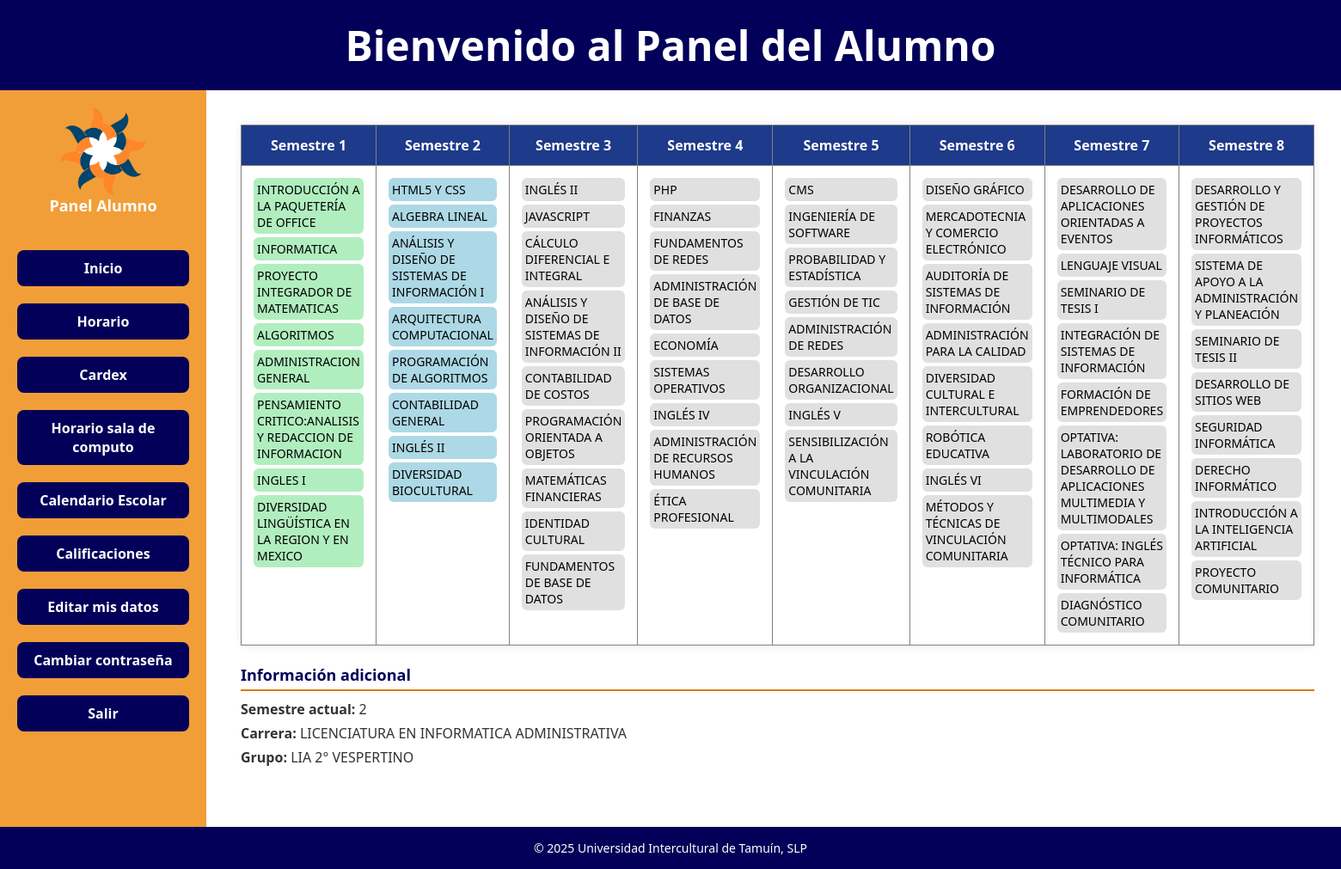
The app's page /panel_general_alumno.php?seccion=Cardex (signed in) with its own data.
### tables this page shows
CREATE TABLE IF NOT EXISTS `semestres` (
  `id_semestre` int NOT NULL AUTO_INCREMENT,
  `numero` tinyint NOT NULL,
  `id_carrera` int NOT NULL,
  `id_periodo` int NOT NULL,
  PRIMARY KEY (`id_semestre`),
  KEY `id_carrera` (`id_carrera`),
  KEY `id_periodo` (`id_periodo`)
);

CREATE TABLE IF NOT EXISTS `alumnos` (
  `id_alumno` int NOT NULL AUTO_INCREMENT,
  `nombre_completo` varchar(100) NOT NULL,
  `usuario` varchar(20) NOT NULL,
  `contrasena` varchar(255) NOT NULL,
  `id_grupo` int NOT NULL,
  PRIMARY KEY (`id_alumno`),
  UNIQUE KEY `usuario` (`usuario`),
  KEY `id_grupo` (`id_grupo`)
);

CREATE TABLE IF NOT EXISTS `carreras` (
  `id_carrera` int NOT NULL AUTO_INCREMENT,
  `nombre_carrera` varchar(100) NOT NULL,
  PRIMARY KEY (`id_carrera`)
);

CREATE TABLE IF NOT EXISTS `grupos` (
  `id_grupo` int NOT NULL AUTO_INCREMENT,
  `nombre_grupo` varchar(100) NOT NULL,
  `id_carrera` int NOT NULL,
  `id_semestre` int DEFAULT NULL,
  PRIMARY KEY (`id_grupo`),
  KEY `id_carrera` (`id_carrera`),
  KEY `id_semestre` (`id_semestre`)
);

### cardex.php (the view, shortened to what this page needs)
<?php
include "conexion.php";
$id_alumno = $_SESSION['id_alumno'];
$sql = "SELECT a.nombre_completo, g.nombre_grupo, c.nombre_carrera
        FROM alumnos a
        JOIN grupos g ON a.id_grupo = g.id_grupo
        JOIN carreras c ON g.id_carrera = c.id_carrera
        WHERE a.id_alumno = ?";
$stmt = $conn->prepare($sql);
$stmt->bind_param("i", $id_alumno);
$stmt->execute();
$basicos = $stmt->get_result()->fetch_assoc();
$sql = "SELECT s.numero AS semestre_actual
        FROM alumnos a
        JOIN grupos g ON a.id_grupo = g.id_grupo
        JOIN semestres s ON g.id_semestre = s.id_semestre
        WHERE a.id_alumno = ?";
$stmt = $conn->prepare($sql);
$stmt->bind_param("i", $id_alumno);
$stmt->execute();
$resultado = $stmt->get_result()->fetch_assoc();
$semestre_actual = $resultado['semestre_actual'];
$sqlMaterias = "SELECT ms.id_semestre, m.nombre_materia
                FROM materias_semestre ms
                JOIN materias m ON ms.id_materia = m.id_materia
                ORDER BY ms.id_semestre, m.id_materia";
$materias = $conn->query($sqlMaterias);
$orden_logico = [
    5 => 1,
    1 => 2,
    6 => 3,
    2 => 4,
    7 => 5,
    3 => 6,
    8 => 7,
    4 => 8
];
$porSemestre = [];
while ($row = $materias->fetch_assoc()) {
    $orden = $orden_logico[$row['id_semestre']] ?? null;
    if ($orden) {
        $porSemestre[$orden][] = $row['nombre_materia'];
    }
}
?>
<table border="1" style="width:100%; text-align:center; ">
  <tr>
    <?php for ($s = 1; $s <= 8; $s++): ?>
      <th>Semestre <?= $s ?></th>
    <?php endfor; ?>
  </tr>
  <tr>
    <?php for ($s = 1; $s <= 8; $s++): ?>
      <td style="vertical-align:top;">
        <?php foreach ($porSemestre[$s] ?? [] as $materia): ?>
          <div style="margin:4px; padding:4px;
              background-color: <?=
                ($s < $semestre_actual) ? '#b1eebf' :
                (($s == $semestre_actual) ? '#add8e6' : '#e0e0e0') ?>;
              border-radius: 6px;">
            <?= $materia ?>
          </div>
        <?php endforeach; ?>
      </td>
    <?php endfor; ?>
  </tr>
</table><br>
    <div class="datos-bloque">
        <h3>Información adicional</h3>
        <p><strong>Semestre actual:</strong> <?= $semestre_actual ?></p>
        <p><strong>Carrera:</strong> <?= $basicos['nombre_carrera'] ?></p>
        <p><strong>Grupo:</strong> <?= $basicos['nombre_grupo'] ?></p>
    </div>

### panel_general_alumno.css (style rules this page uses)
* { box-sizing: border-box; margin: 0; padding: 0; }
body { font-family: 'Segoe UI', sans-serif; background-color: #f0f4f8; display: flex; flex-direction: column; min-height: 100vh; }
main p { font-size: 16px; color: #333; margin-bottom: 10px; }
.datos-bloque { margin-bottom: 30px; }
.datos-bloque h3 { color: #030059; font-size: 18px; margin-bottom: 10px; border-bottom: 2px solid #da790a; padding-bottom: 5px; }
.datos-bloque p { font-size: 16px; margin: 6px 0; color: #333; }

### cardex.php (style rules this page uses)
table { width: 100%; border-collapse: collapse; margin: 0 auto; background-color: #fff; box-shadow: 0 0 10px rgba(0,0,0,0.1); border-radius: 8px; }
th { background-color: #1e3a8a; color: white; padding: 12px; font-size: 16px; }
td { vertical-align: top; padding: 10px; }
td div { margin: 6px 0; padding: 6px 8px; border-radius: 2px; font-size: 14px; text-align: left; font-weight: 500; }

### records on screen
semestres: numero "2"
alumnos: carreras.nombre_carrera "LICENCIATURA EN INFORMATICA ADMINISTRATIVA", id_grupo.nombre_grupo "LIA 2° VESPERTINO"

### other values on screen
$materia "INTRODUCCIÓN A LA PAQUETERÍA DE OFFICE"
$materia "INFORMATICA"
$materia "PROYECTO INTEGRADOR DE MATEMATICAS"
$materia "ALGORITMOS"
$materia "ADMINISTRACION GENERAL"
$materia "PENSAMIENTO CRITICO:ANALISIS Y REDACCION DE INFORMACION"
$materia "INGLES I"
$materia "DIVERSIDAD LINGÜÍSTICA EN LA REGION Y EN MEXICO"
$materia "HTML5 Y CSS"
$materia "ALGEBRA LINEAL"
$materia "ANÁLISIS Y DISEÑO DE SISTEMAS DE INFORMACIÓN I"
$materia "ARQUITECTURA COMPUTACIONAL"
$materia "PROGRAMACIÓN DE ALGORITMOS"
$materia "CONTABILIDAD GENERAL"
$materia "INGLÉS II"
